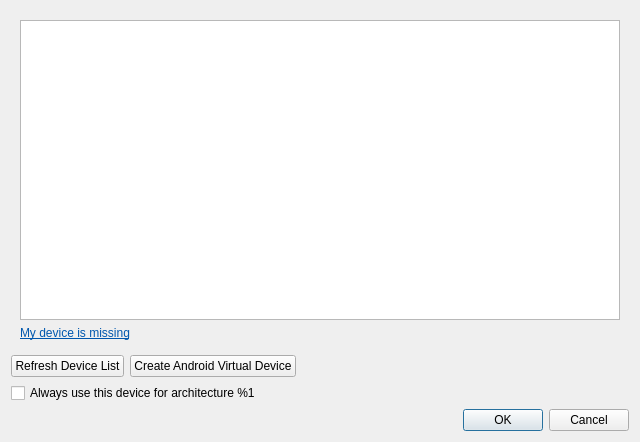
<?xml version="1.0" encoding="UTF-8"?>
<ui version="4.0">
 <class>Android::Internal::AndroidDeviceDialog</class>
 <widget class="QDialog" name="Android::Internal::AndroidDeviceDialog">
  <property name="geometry">
   <rect>
    <x>0</x>
    <y>0</y>
    <width>636</width>
    <height>438</height>
   </rect>
  </property>
  <property name="windowTitle">
   <string>Select Android Device</string>
  </property>
  <layout class="QGridLayout" name="gridLayout">
   <item row="3" column="0" colspan="2">
    <widget class="QCheckBox" name="defaultDeviceCheckBox">
     <property name="text">
      <string>Always use this device for architecture %1</string>
     </property>
    </widget>
   </item>
   <item row="2" column="1">
    <widget class="QPushButton" name="createAVDButton">
     <property name="text">
      <string>Create Android Virtual Device</string>
     </property>
    </widget>
   </item>
   <item row="4" column="2">
    <widget class="QDialogButtonBox" name="buttonBox">
     <property name="orientation">
      <enum>Qt::Horizontal</enum>
     </property>
     <property name="standardButtons">
      <set>QDialogButtonBox::Cancel|QDialogButtonBox::Ok</set>
     </property>
    </widget>
   </item>
   <item row="2" column="0">
    <widget class="QPushButton" name="refreshDevicesButton">
     <property name="text">
      <string>Refresh Device List</string>
     </property>
    </widget>
   </item>
   <item row="0" column="0" colspan="3">
    <widget class="QStackedWidget" name="stackedWidget">
     <property name="currentIndex">
      <number>0</number>
     </property>
     <widget class="QWidget" name="devicesPage">
      <layout class="QGridLayout" name="gridLayout_3">
       <item row="1" column="0">
        <widget class="QTreeView" name="deviceView">
         <property name="minimumSize">
          <size>
           <width>600</width>
           <height>300</height>
          </size>
         </property>
        </widget>
       </item>
       <item row="2" column="0">
        <widget class="QLabel" name="missingLabel">
         <property name="text">
          <string>&lt;html&gt;&lt;head/&gt;&lt;body&gt;&lt;p&gt;&lt;a href=&quot;aaa&quot;&gt;&lt;span style=&quot; text-decoration: underline; color:#0057ae;&quot;&gt;My device is missing&lt;/span&gt;&lt;/a&gt;&lt;/p&gt;&lt;/body&gt;&lt;/html&gt;</string>
         </property>
         <property name="textFormat">
          <enum>Qt::RichText</enum>
         </property>
        </widget>
       </item>
      </layout>
     </widget>
     <widget class="QWidget" name="noDevicesPage">
      <layout class="QGridLayout" name="gridLayout_2">
       <item row="0" column="0">
        <widget class="QLabel" name="noDeviceFoundLabel">
         <property name="text">
          <string>&lt;html&gt;&lt;head/&gt;&lt;body&gt;&lt;p&gt;&lt;br/&gt;&lt;/p&gt;&lt;/body&gt;&lt;/html&gt;</string>
         </property>
         <property name="textFormat">
          <enum>Qt::RichText</enum>
         </property>
         <property name="alignment">
          <set>Qt::AlignLeading|Qt::AlignLeft|Qt::AlignTop</set>
         </property>
         <property name="wordWrap">
          <bool>true</bool>
         </property>
        </widget>
       </item>
      </layout>
     </widget>
    </widget>
   </item>
  </layout>
 </widget>
 <resources/>
 <connections>
  <connection>
   <sender>buttonBox</sender>
   <signal>accepted()</signal>
   <receiver>Android::Internal::AndroidDeviceDialog</receiver>
   <slot>accept()</slot>
   <hints>
    <hint type="sourcelabel">
     <x>248</x>
     <y>254</y>
    </hint>
    <hint type="destinationlabel">
     <x>157</x>
     <y>274</y>
    </hint>
   </hints>
  </connection>
  <connection>
   <sender>buttonBox</sender>
   <signal>rejected()</signal>
   <receiver>Android::Internal::AndroidDeviceDialog</receiver>
   <slot>reject()</slot>
   <hints>
    <hint type="sourcelabel">
     <x>316</x>
     <y>260</y>
    </hint>
    <hint type="destinationlabel">
     <x>286</x>
     <y>274</y>
    </hint>
   </hints>
  </connection>
 </connections>
</ui>
